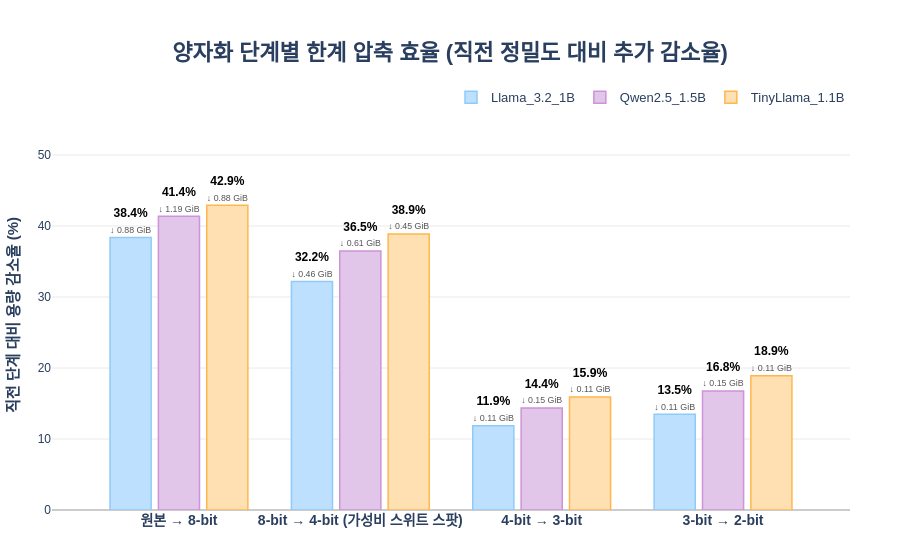

This figure's notebook cell:
### Code cell
import os
from math import prod
from safetensors import safe_open
import plotly.graph_objects as go

# =====================================================================
# 1. 데이터 추출 함수 (순수 텐서 용량 기준)
# =====================================================================
def analyze_safetensors_gib(file_path):
    if not os.path.exists(file_path): return 0.0
    tensor_bytes_sum = 0
    with safe_open(file_path, framework="pt", device="cpu") as f:
        for key in f.keys():
            tensor = f.get_tensor(key)
            params = prod(tensor.shape)
            element_size = tensor.element_size() 
            tensor_bytes_sum += (params * element_size)
    return tensor_bytes_sum / (1024 ** 3)

# =====================================================================
# 2. 경로 설정 및 데이터 처리
# =====================================================================
BASE_ORIGINAL = r"C:\Users\user\SLM\00_Base_Models"
BASE_QUANT = r"C:\Users\user\SLM\02_cuda_aligned"

models_config = {
    "Llama_3.2_1B": [
        rf"{BASE_ORIGINAL}\Llama-3.2-1B-Instruct\model.safetensors",
        rf"{BASE_QUANT}\Llama_3.2_1B\Distillation\GPTQ_8bit\model.safetensors",
        rf"{BASE_QUANT}\Llama_3.2_1B\Distillation\GPTQ_4bit\model.safetensors",
        rf"{BASE_QUANT}\Llama_3.2_1B\Distillation\GPTQ_3bit\model.safetensors",
        rf"{BASE_QUANT}\Llama_3.2_1B\Distillation\GPTQ_2bit\model.safetensors"
    ],
    "Qwen2.5_1.5B": [
        rf"{BASE_ORIGINAL}\Qwen2.5-1.5B-Instruct\model.safetensors",
        rf"{BASE_QUANT}\Qwen2.5_1.5B\Base_RLHF\GPTQ_8bit\model.safetensors",
        rf"{BASE_QUANT}\Qwen2.5_1.5B\Base_RLHF\GPTQ_4bit\model.safetensors",
        rf"{BASE_QUANT}\Qwen2.5_1.5B\Base_RLHF\GPTQ_3bit\model.safetensors",
        rf"{BASE_QUANT}\Qwen2.5_1.5B\Base_RLHF\GPTQ_2bit\model.safetensors"
    ],
    "TinyLlama_1.1B": [
        rf"{BASE_ORIGINAL}\TinyLlama-1.1B-Chat-v1.0\model.safetensors",
        rf"{BASE_QUANT}\TinyLlama_1.1B\Base_Scratch\GPTQ_8bit\model.safetensors",
        rf"{BASE_QUANT}\TinyLlama_1.1B\Base_Scratch\GPTQ_4bit\model.safetensors",
        rf"{BASE_QUANT}\TinyLlama_1.1B\Base_Scratch\GPTQ_3bit\model.safetensors",
        rf"{BASE_QUANT}\TinyLlama_1.1B\Base_Scratch\GPTQ_2bit\model.safetensors"
    ]
}

# =====================================================================
# 3. 단계별 한계 감소율(Marginal Reduction) 계산
# =====================================================================
marginal_data = {}
for model, paths in models_config.items():
    sizes = [analyze_safetensors_gib(p) for p in paths] # [Base, 8b, 4b, 3b, 2b]
    
    rates = []
    diffs = []
    
    for i in range(4): 
        prev_size = sizes[i]
        curr_size = sizes[i+1]
        
        if prev_size > 0 and curr_size > 0:
            reduction_rate = ((prev_size - curr_size) / prev_size) * 100
            diff_gib = prev_size - curr_size
            rates.append(reduction_rate)
            diffs.append(diff_gib)
        else:
            rates.append(0.0)
            diffs.append(0.0)
            
    marginal_data[model] = {"rates": rates, "diffs": diffs}

# =====================================================================
# 4. Plotly 시각화 
# =====================================================================
labels_transitions = ['원본 → 8-bit', '8-bit → 4-bit (가성비 스위트 스팟)', '4-bit → 3-bit', '3-bit → 2-bit']

# 막대 채우기 색상
colors = {
    'Llama_3.2_1B': '#BDE0FE',   
    'Qwen2.5_1.5B': '#E1C6E9',   
    'TinyLlama_1.1B': '#FFE0B2'  
}

# [추가] 막대 테두리용 진한 색상
line_colors = {
    'Llama_3.2_1B': '#90CAF9',   
    'Qwen2.5_1.5B': '#CE93D8',   
    'TinyLlama_1.1B': '#FFB74D'  
}

fig = go.Figure()

for model_name, data in marginal_data.items():
    rates = data["rates"]
    diffs = data["diffs"]
    
    text_labels = [
        f"<b>{r:.1f}%</b><br><span style='font-size:11px; color:#555;'>↓ {d:.2f} GiB</span>" if r > 0 else "" 
        for r, d in zip(rates, diffs)
    ]
    
    fig.add_trace(go.Bar(
        name=model_name,
        x=labels_transitions,
        y=rates,
        text=text_labels,
        textposition='outside',
        textfont=dict(size=15, color='#000000'),
        marker_color=colors[model_name],
        # [수정됨] 모델 이름에 매핑된 테두리 색상 적용
        marker_line_color=line_colors[model_name],
        marker_line_width=1.5,
        hovertemplate="<b>%{x}</b><br>모델: " + model_name + "<br>직전 단계 대비 추가 감소율: %{y:.2f}%<br>추가 확보 용량: %{customdata:.2f} GiB<extra></extra>",
        customdata=diffs 
    ))

max_rate = max([max(data["rates"]) for data in marginal_data.values()]) if marginal_data else 100

fig.update_layout(
    title=dict(text='<b>양자화 단계별 한계 압축 효율 (직전 정밀도 대비 추가 감소율)</b>', font=dict(size=22), x=0.5, y=0.92),
    yaxis_title=dict(text='<b>직전 단계 대비 용량 감소율 (%)</b>', font=dict(size=15)),
    barmode='group',
    bargroupgap=0.15,
    bargap=0.2,
    yaxis=dict(
        range=[0, max_rate + 12], # 상단 텍스트 공간 확보
        showgrid=True, gridcolor='#EAEAEA', zeroline=True, zerolinecolor='#CCCCCC'
    ),
    xaxis=dict(
        tickfont=dict(size=14, weight='bold'),
        # [핵심] 범주형 X축의 좌우(0번 인덱스 왼쪽, 3번 인덱스 오른쪽)에 0.7만큼의 빈 공간을 추가
        range=[-0.7, 3.7] 
    ),
    font=dict(family="Malgun Gothic, AppleGothic, NanumGothic, sans-serif"),
    plot_bgcolor='white',
    legend=dict(orientation="h", yanchor="bottom", y=1.02, xanchor="right", x=1, font=dict(size=13)),
    margin=dict(t=120, b=50, l=50, r=50)
)

fig.show()

### Figure 1 — Plotly figure (JSON) as saved in the notebook; plotly's stock layout.template omitted (floating-point values rounded to 4 significant figures)
{"data": [{"customdata": [0.8838, 0.4567, 0.1142, 0.1142], "hovertemplate": "<b>%{x}</b><br>모델: Llama_3.2_1B<br>직전 단계 대비 추가 감소율: %{y:.2f}%<br>추가 확보 용량: %{customdata:.2f} GiB<extra></extra>", "marker": {"color": "#BDE0FE", "line": {"color": "#90CAF9", "width": 1.5}}, "name": "Llama_3.2_1B", "text": ["<b>38.4%</b><br><span style='font-size:11px; color:#555;'>↓ 0.88 GiB</span>", "<b>32.2%</b><br><span style='font-size:11px; color:#555;'>↓ 0.46 GiB</span>", "<b>11.9%</b><br><span style='font-size:11px; color:#555;'>↓ 0.11 GiB</span>", "<b>13.5%</b><br><span style='font-size:11px; color:#555;'>↓ 0.11 GiB</span>"], "textfont": {"color": "#000000", "size": 15}, "textposition": "outside", "type": "bar", "x": ["원본 → 8-bit", "8-bit → 4-bit (가성비 스위트 스팟)", "4-bit → 3-bit", "3-bit → 2-bit"], "y": [38.39, 32.2, 11.87, 13.47]}, {"customdata": [1.19, 0.6149, 0.1537, 0.1537], "hovertemplate": "<b>%{x}</b><br>모델: Qwen2.5_1.5B<br>직전 단계 대비 추가 감소율: %{y:.2f}%<br>추가 확보 용량: %{customdata:.2f} GiB<extra></extra>", "marker": {"color": "#E1C6E9", "line": {"color": "#CE93D8", "width": 1.5}}, "name": "Qwen2.5_1.5B", "text": ["<b>41.4%</b><br><span style='font-size:11px; color:#555;'>↓ 1.19 GiB</span>", "<b>36.5%</b><br><span style='font-size:11px; color:#555;'>↓ 0.61 GiB</span>", "<b>14.4%</b><br><span style='font-size:11px; color:#555;'>↓ 0.15 GiB</span>", "<b>16.8%</b><br><span style='font-size:11px; color:#555;'>↓ 0.15 GiB</span>"], "textfont": {"color": "#000000", "size": 15}, "textposition": "outside", "type": "bar", "x": ["원본 → 8-bit", "8-bit → 4-bit (가성비 스위트 스팟)", "4-bit → 3-bit", "3-bit → 2-bit"], "y": [41.38, 36.48, 14.36, 16.76]}, {"customdata": [0.8797, 0.4547, 0.1137, 0.1137], "hovertemplate": "<b>%{x}</b><br>모델: TinyLlama_1.1B<br>직전 단계 대비 추가 감소율: %{y:.2f}%<br>추가 확보 용량: %{customdata:.2f} GiB<extra></extra>", "marker": {"color": "#FFE0B2", "line": {"color": "#FFB74D", "width": 1.5}}, "name": "TinyLlama_1.1B", "text": ["<b>42.9%</b><br><span style='font-size:11px; color:#555;'>↓ 0.88 GiB</span>", "<b>38.9%</b><br><span style='font-size:11px; color:#555;'>↓ 0.45 GiB</span>", "<b>15.9%</b><br><span style='font-size:11px; color:#555;'>↓ 0.11 GiB</span>", "<b>18.9%</b><br><span style='font-size:11px; color:#555;'>↓ 0.11 GiB</span>"], "textfont": {"color": "#000000", "size": 15}, "textposition": "outside", "type": "bar", "x": ["원본 → 8-bit", "8-bit → 4-bit (가성비 스위트 스팟)", "4-bit → 3-bit", "3-bit → 2-bit"], "y": [42.93, 38.89, 15.91, 18.92]}], "layout": {"bargap": 0.2, "bargroupgap": 0.15, "barmode": "group", "font": {"family": "Malgun Gothic, AppleGothic, NanumGothic, sans-serif"}, "legend": {"font": {"size": 13}, "orientation": "h", "x": 1, "xanchor": "right", "y": 1.02, "yanchor": "bottom"}, "margin": {"b": 50, "l": 50, "r": 50, "t": 120}, "plot_bgcolor": "white", "title": {"font": {"size": 22}, "text": "<b>양자화 단계별 한계 압축 효율 (직전 정밀도 대비 추가 감소율)</b>", "x": 0.5, "y": 0.92}, "xaxis": {"range": [-0.7, 3.7], "tickfont": {"size": 14, "weight": "bold"}}, "yaxis": {"gridcolor": "#EAEAEA", "range": [0, 54.93], "showgrid": true, "title": {"font": {"size": 15}, "text": "<b>직전 단계 대비 용량 감소율 (%)</b>"}, "zeroline": true, "zerolinecolor": "#CCCCCC"}}}
